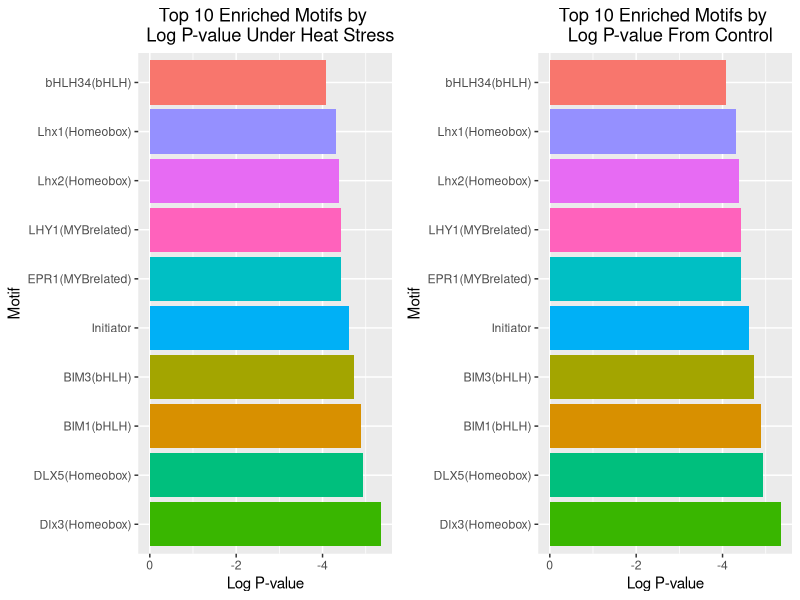

Reproduce this figure in R.
# Load necessary packages
library(ggplot2)
library(stringr)
library(gridExtra)

# Import data
heatstress_enrichment_data <- read.csv("./heatstressknownResults.csv", header = TRUE, fill=TRUE)
control_enrichment_data <- read.csv("./controlknownResults.csv", header = TRUE, fill=TRUE)

# Select top 10 motifs
top_heatstress_enrichment_data <- head(heatstress_enrichment_data, 10)
top_control_enrichment_data <- head(control_enrichment_data, 10)

#shorten the names for labels
heatstress_short_names <- str_extract(top_heatstress_enrichment_data$Motif.Name, "[^/]+")
control_short_names <- str_extract(top_control_enrichment_data$Motif.Name, "[^/]+")

# Create bar plot
heatstress_plot <- ggplot(top_heatstress_enrichment_data, aes(y = reorder(heatstress_short_names, `Log.P.value`), x = `Log.P.value`, fill = `heatstress_short_names`)) +
  geom_bar(stat = "identity") +
  scale_x_reverse() +
  ylab("Motif") +
  xlab("Log P-value") +
  ggtitle("Top 10 Enriched Motifs by 
  Log P-value Under Heat Stress") +
  theme(legend.position = "none") +
  theme(plot.title = element_text(hjust = 0.5))

# Create bar plot
control_plot <- ggplot(top_control_enrichment_data, aes(y = reorder(control_short_names, `Log.P.value`), x = `Log.P.value`, fill = `control_short_names`)) +
  geom_bar(stat = "identity") +
  scale_x_reverse() +
  ylab("Motif") +
  xlab("Log P-value") +
  ggtitle("Top 10 Enriched Motifs by 
  Log P-value From Control") +
  theme(legend.position = "none") +
  theme(plot.title = element_text(hjust = 0.5))

# Arrange the plots side by side
arrange_plots <- grid.arrange(heatstress_plot, control_plot, ncol=2)

# Export the arranged plot
ggsave("motifenrichmentbargraphs.jpg", arrange_plots, width=24, height=10, units="cm")
